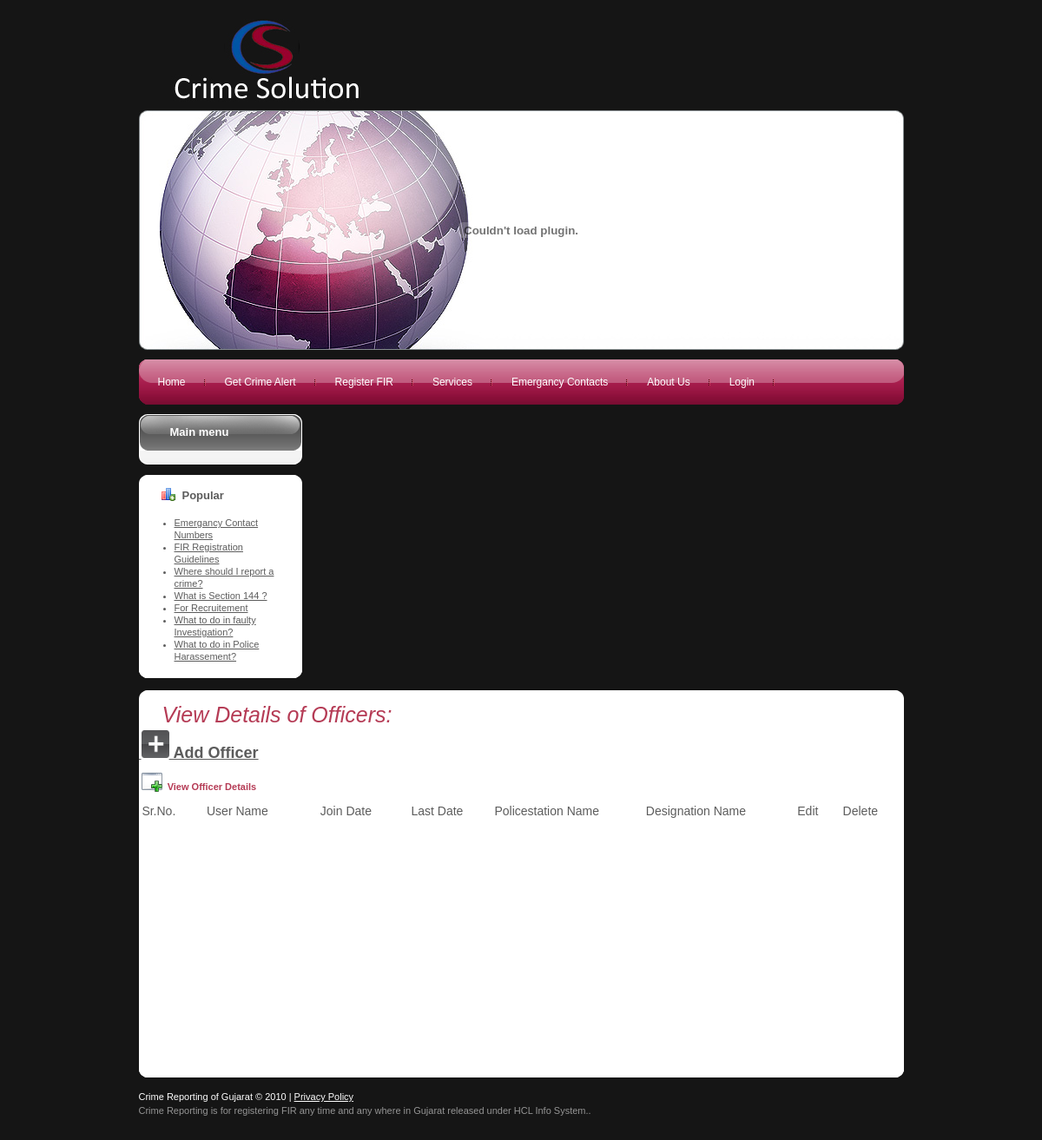
Page /viewofficer.php on the earlier database version.
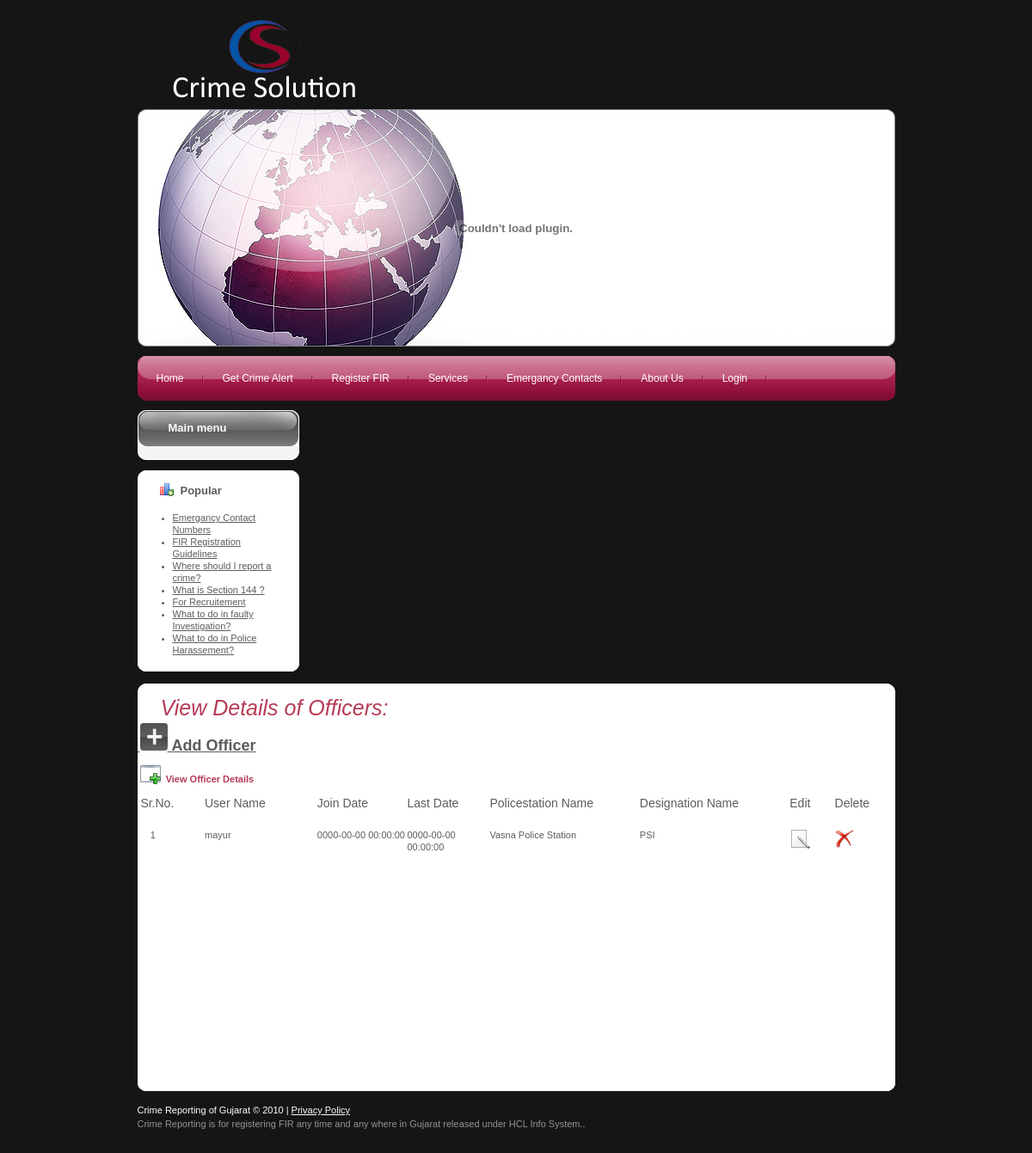
Same page on the later database version.
### tables this page shows
CREATE TABLE `mstr_officer` (
  `username` varchar(45) NOT NULL,
  `Jdate` datetime NOT NULL,
  `Ldate` datetime NOT NULL,
  `desi_id` int(10) unsigned NOT NULL,
  `poilcestation_id` int(10) unsigned NOT NULL,
  KEY `FK_mstr_officer_2` (`desi_id`),
  KEY `FK_mstr_officer_1` (`poilcestation_id`) USING BTREE,
  CONSTRAINT `FK_mstr_officer_1` FOREIGN KEY (`poilcestation_id`) REFERENCES `mstr_policestation` (`poilcestation_id`),
  CONSTRAINT `FK_mstr_officer_2` FOREIGN KEY (`desi_id`) REFERENCES `mstr_designation` (`desi_id`)
);

CREATE TABLE `mstr_policestation` (
  `poilcestation_id` int(10) unsigned NOT NULL AUTO_INCREMENT,
  `area_id` int(10) unsigned NOT NULL,
  `address` varchar(255) NOT NULL,
  `contact_no` int(10) unsigned NOT NULL,
  `Email_id` varchar(255) NOT NULL,
  `contact_person` varchar(45) NOT NULL,
  `starting_date` datetime NOT NULL,
  `policestation_name` varchar(45) NOT NULL,
  `city_id` int(10) unsigned NOT NULL,
  PRIMARY KEY (`poilcestation_id`),
  KEY `FK_mstr_policestation_1` (`area_id`),
  KEY `FK_mstr_policestation_2` (`city_id`),
  CONSTRAINT `FK_mstr_policestation_1` FOREIGN KEY (`area_id`) REFERENCES `mstr_area` (`area_id`),
  CONSTRAINT `FK_mstr_policestation_2` FOREIGN KEY (`city_id`) REFERENCES `mstr_city` (`city_id`)
);

CREATE TABLE `mstr_designation` (
  `desi_id` int(10) unsigned NOT NULL AUTO_INCREMENT,
  `desi_name` varchar(45) NOT NULL,
  PRIMARY KEY (`desi_id`)
);

### viewofficer.php (the view, shortened to what this page needs)
<?php
include("header.php");
include("sidebar.php");
$selectAllUserQuery = "select * from mstr_officer mo,mstr_designation md,mstr_policestation mp where                        mo.poilcestation_id=mp.poilcestation_id and mo.desi_id=md.desi_id";
$resultSet = mysql_query($selectAllUserQuery) or die(mysql_error());
?>
<div id="content">
  <div class="clear">
	<div id="container" class="wrapper-container">
       <div class="corner-top-left">
       <div class="corner-top-right">
       <div class="corner-bottom-left">
       <div class="corner-bottom-right">
      <h1><span class="componentheading"><em>View Details of Officers: </em></span></h1>
      <p><a href="officerdetail.php">&nbsp;<img src="images/addButton.png" /><span class="style5">&nbsp;Add Officer</span></a>
        </strong></p>
      <table width="99%">
        <tr>
          <th height="38" colspan="8" align="left" class="first"><span class="rowBorder">&nbsp;<img src="images/view.png" align="absbottom"/><span class="highlight">&nbsp; View Officer Details</span></span></th>
        </tr>
        <tr>
          	<td width="9%" height="37"><span class="style4 tableHeading style2">&nbsp;Sr.No.</span></td>
			<td width="15%"><span class="style4 tableHeading style2">User Name </span></td>
			<td width="12%"><span class="style4 tableHeading style2">Join Date </span>	</td>
			<td width="11%"><span class="style4 tableHeading style2">Last Date </span></td>
			<td width="20%"><span class="style4 tableHeading style2">Policestation Name</span></td>
			<td width="20%"><span class="style4 tableHeading style2">Designation Name </span></td>
			<td width="6%"><span class="style4 tableHeading style2">Edit </span></td>
			<td width="7%"><span class="style4 tableHeading style2">Delete </span></td>
        </tr>
        <?php
	$i=1;
	while($record = mysql_fetch_array($resultSet))
	{
	?>
	<tr>
		<td>&nbsp;&nbsp;&nbsp;&nbsp;
		<?php echo $i++;?></td>
		<td><?php echo $record["username"];?></td>
		<td><?php echo $record["Jdate"];?></td>
		<td><?php echo $record["Ldate"];?></td>
		<td><?php echo $record["policestation_name"];?></td>
		<td><?php echo $record["desi_name"];?></td>
		<td><a href="editofficer1.php?username=<?php echo $record["username"];?>"><img title="Edit crime type" src="images/edit.png"  /></a></td>
	    <td><a href="deleteofficer.php?username=<?php echo $record["username"];?>"> <img title="Delete crime type Details" src="images/delete.png" /></a></td>
  </tr>
<?php
}
?>
</table>
<p>&nbsp;</p>
      <p>&nbsp;</p>
      <p>&nbsp;</p>
      <p>&nbsp;</p>
      <p>&nbsp;</p>
      <p>&nbsp;</p>
      <p>&nbsp;</p>
      <p>&nbsp;</p>
      <p>&nbsp;</p>
      <p>&nbsp;</p>
       </div>
       </div>
	</div>
	</div>
	</div>
<?php include("footer.php");?>

Differences in the rows shown:
added mstr_officer: username "mayur", Jdate "0000-00-00 00:00:00", Ldate "0000-00-00 00:00:00", poilcestation.policestation_name "Vasna Police Station", desi.desi_name "PSI"
